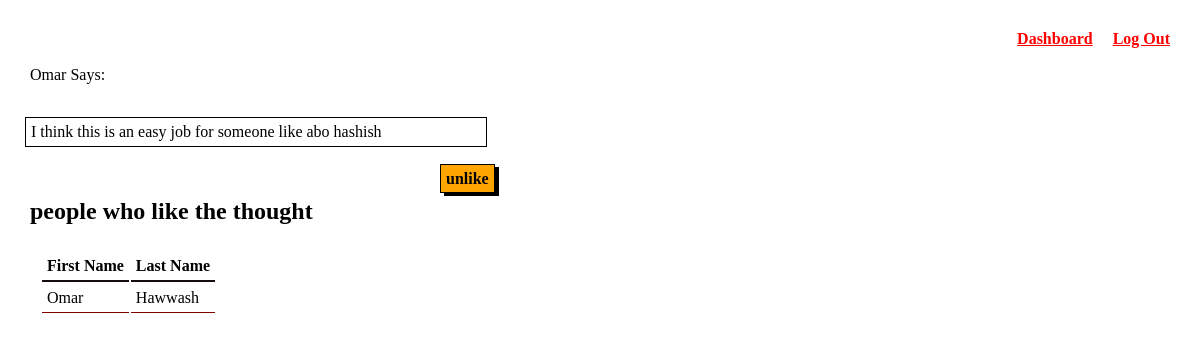
/thought/1 (signed in), run on an earlier commit of the app's database.
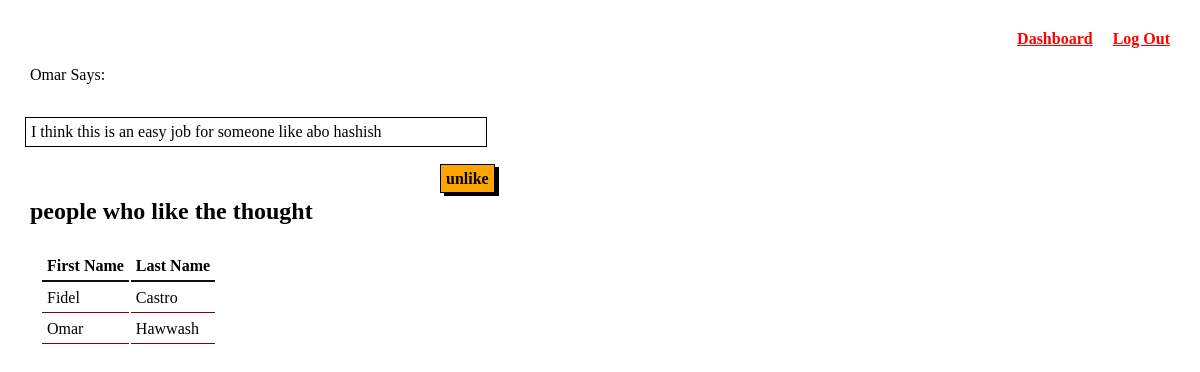
And on a later commit of the database.
### appLogin/models.py (models this page shows)
class User(models.Model):
    fname = models.CharField(max_length=255)
    lname = models.CharField(max_length=255)
    birthDate = models.DateField(null=True)
    email = models.CharField(max_length=255)
    passwd = models.CharField(max_length=255)
    createdAt = models.DateTimeField(auto_now_add=True)
    updatedAt = models.DateTimeField(auto_now=True)
    objects = userManager()

### appLogin/views.py (the view)
# urls.py: path('thought/<int:id>', views.thoughtData),
def thoughtData(request, id):
    if request.session['logedin']:
        thisUsers= User.objects.get(email=request.session['email'])
        thisThought = Thought.objects.get(id=id),
        thisThought = thisThought[0]
        q1 = User.objects.filter(likes=thisThought.id)
        notAllLikers = q1.exclude(createdThoughts=thisThought)
        context={
            'specificThought' : Thought.objects.get(id=id),
            'hisFavs' : Thought.objects.filter(likedBy=thisUsers),
            'likers' : notAllLikers
        }
        return render(request,'specificThought.html', context)

### appLogin/templates/specificThought.html (shortened to what this page needs)
<!DOCTYPE html>
<html lang="en">
<head>
    {% load static %}
    <link rel="stylesheet" href="{% static 'css/style.css' %}">
</head>
<body>
    <a href="/cleanSession" id="tre">Log Out</a>
    <a href="/" id="tre">Dashboard</a>
    <br><br>
    <p>{{specificThought.uploadeBy.fname}} Says:</p> <br>
    <p class="box">{{specificThought.post}}</p> <br>
    {% if specificThought in hisFavs %}
        <a href="/unlikethis/{{specificThought.id}}" class="orangotan"> unlike</a>
    {% else %}
        <a href="/likethis/{{specificThought.id}}" class="greener"> like</a>
    {% endif %}
    <h2>people who like the thought</h2>
    <div class="peopleTable">
        <table>
            <tr>
                <th>First Name</th>
                <th>Last Name</th>
            </tr>
            {% for user in likers %}
            <tr>
                <td>{{ user.fname }}</td>
                <td>{{ user.lname }}</td>
            </tr>
            {% endfor %}
            <tr>
                <td>{{ specificThought.uploadeBy.fname }}</td>
                <td>{{ specificThought.uploadeBy.lname }}</td>
            </tr>
            </table>
    </div>
</body>
</html>

What changed in the data, as far as the page shows it:
added User: fname "Fidel", lname "Castro"
